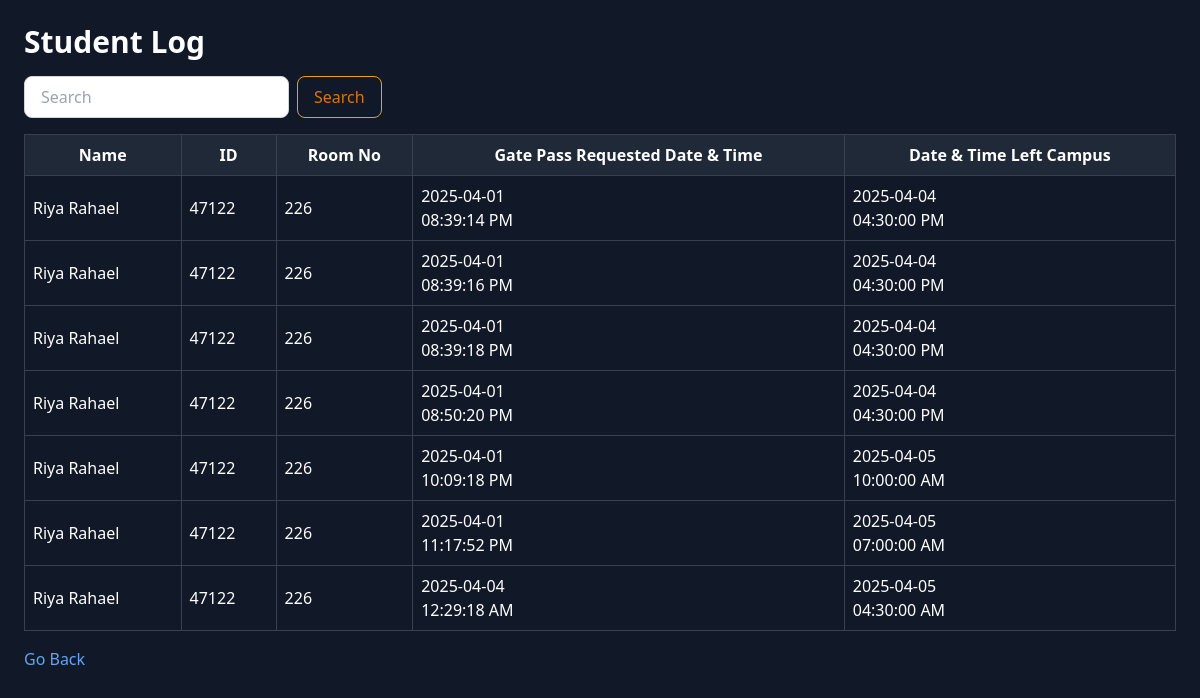
/studentlog (signed in), run on the app's committed database.
### models/models.py (models this page shows)
class GatePassRequest(db.Model):
    __tablename__ = "gatepass_requests"
    id = db.Column(db.Integer, primary_key=True)
    student_id = db.Column(db.Integer, db.ForeignKey("students.admno"), nullable=False)
    parent_id = db.Column(db.Integer, db.ForeignKey("parents.id"), nullable=False)
    request_date = db.Column(db.Date, nullable=False)
    request_time = db.Column(db.String(10), nullable=False)
    pass_type = db.Column(db.String(50), nullable=False)
    reason = db.Column(db.String(255), nullable=False)
    place = db.Column(db.String(100), nullable=False)
    going_date = db.Column(db.Date, nullable=False)
    going_time = db.Column(db.String(10), nullable=False)
    return_date = db.Column(db.Date, nullable=False)
    status = db.Column(db.String(30), default="pending")

class Student(db.Model):
    __tablename__ = "students"
    id = db.Column(db.Integer, primary_key=True)
    full_name = db.Column(db.String(100), nullable=False)
    admno = db.Column(db.String(50), unique=True, nullable=False)
    study_year = db.Column(db.String(10), nullable=False)
    department = db.Column(db.String(50), nullable=False)
    address = db.Column(db.String(200), nullable=False)
    hostel_name = db.Column(db.String(50), nullable=False)
    hostel_room = db.Column(db.String(10), nullable=False)
    email = db.Column(db.String(100), unique=True, nullable=False)
    phone_number = db.Column(db.String(20), nullable=False)
    password = db.Column(db.String(200), nullable=False)
    role = db.Column(db.String(20), default="student")
    parent_id=db.Column(db.Integer,db.ForeignKey("parents.id"),nullable=True)

### controllers/controllers.py (the view)
@app.route("/studentlog")
def studentlog():
    role=session.get('role')
    if role == 'warden':
        hname=Warden.query.filter_by(id=session['id']).first().hos_name_war
        sdetails=(
            db.session.query(Student.full_name,Student.admno,Student.hostel_room,GatePassRequest.request_date,GatePassRequest.request_time,GatePassRequest.going_date,GatePassRequest.going_time)
            .join(Student, Student.admno == GatePassRequest.student_id)
            .filter(Student.hostel_name == hname)
            .filter(GatePassRequest.status == 'approved')
            .all()
        )
        return render_template("student-log.html",students=sdetails)
    else:
        return redirect("/")

### templates/student-log.html (shortened to what this page needs)
<!DOCTYPE html>
<html lang="en">
<head>
    <script src="https://cdn.tailwindcss.com"></script>
</head>
<body class="bg-gray-900 text-white p-6">
    <h1 class="text-3xl font-bold mb-4">Student Log</h1>
    <div class="flex justify-between items-center mb-4">
        <form class="flex items-center space-x-2" role="search" action="/studentlog/searchslog" method="GET">
            <input class="border border-gray-300 rounded-lg px-4 py-2 text-gray-900 bg-white
                   focus:outline-none focus:ring-2 focus:ring-amber-500"
                   type="search" name="query" placeholder="Search" aria-label="Search">
            <button class="border border-amber-500 text-amber-600 px-4 py-2 rounded-lg
                           hover:bg-amber-500 hover:text-white transition">
                Search
            </button>
        </form>
    </div>
    <div class="overflow-x-auto">
        <table class="table-auto w-full border-collapse border border-gray-700">
            <thead>
                <tr class="bg-gray-800 text-white">
                    <th class="border border-gray-700 p-2">Name</th>
                    <th class="border border-gray-700 p-2">ID</th>
                    <th class="border border-gray-700 p-2">Room No</th>
                    <th class="border border-gray-700 p-2">Gate Pass Requested Date & Time</th>
                    <th class="border border-gray-700 p-2">Date & Time Left Campus</th>
                </tr>
            </thead>
            <tbody id="studentTable">
                {% if students %}
                {% for full_name, admno, hostel_room, request_date, request_time, going_date, going_time in students %}
                    <tr class="border border-gray-700">
                        <td class="border border-gray-700 p-2">{{ full_name }}</td>
                        <td class="border border-gray-700 p-2">{{ admno }}</td>
                        <td class="border border-gray-700 p-2">{{ hostel_room }}</td>
                        <td class="border border-gray-700 p-2">{{ request_date }} <br> {{ request_time }}</td>
                        <td class="border border-gray-700 p-2">{{ going_date }} <br>{{ going_time }}</td>
                    </tr>
                {% endfor %}
                {%endif%}
            </tbody>
        </table>
    </div>
    <a href="/wportal" class="text-blue-400 hover:underline mt-4 inline-block">Go Back</a>
</body>
</html>

### data on the page
GatePassRequest: full_name "Riya Rahael", admno "47122", hostel_room "226", request_date "2025-04-01", request_time "08:39:14 PM", going_date "2025-04-04", going_time "04:30:00 PM"
GatePassRequest: full_name "Riya Rahael", admno "47122", hostel_room "226", request_date "2025-04-01", request_time "08:39:16 PM", going_date "2025-04-04", going_time "04:30:00 PM"
GatePassRequest: full_name "Riya Rahael", admno "47122", hostel_room "226", request_date "2025-04-01", request_time "08:39:18 PM", going_date "2025-04-04", going_time "04:30:00 PM"
GatePassRequest: full_name "Riya Rahael", admno "47122", hostel_room "226", request_date "2025-04-01", request_time "08:50:20 PM", going_date "2025-04-04", going_time "04:30:00 PM"
GatePassRequest: full_name "Riya Rahael", admno "47122", hostel_room "226", request_date "2025-04-01", request_time "10:09:18 PM", going_date "2025-04-05", going_time "10:00:00 AM"
GatePassRequest: full_name "Riya Rahael", admno "47122", hostel_room "226", request_date "2025-04-01", request_time "11:17:52 PM", going_date "2025-04-05", going_time "07:00:00 AM"
GatePassRequest: full_name "Riya Rahael", admno "47122", hostel_room "226", request_date "2025-04-04", request_time "12:29:18 AM", going_date "2025-04-05", going_time "04:30:00 AM"
